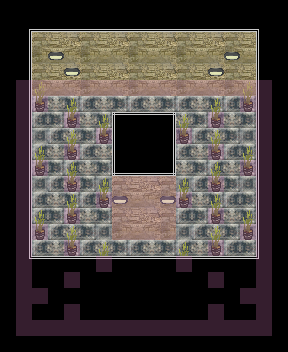

Below is a game level as drawn by its tile map, then a one-line description and the .tmx that defines it (tile-layer data replaced by summaries):
An orthogonal 18x22 tile map with 16x16 px tiles, 6 tile layers (floor, walls, props, above, ...), 2 tilesets and 3 objects.

<map version="1.10" tiledversion="1.11.0" orientation="orthogonal" renderorder="right-down" width="18" height="22" tilewidth="16" tileheight="16" infinite="0" nextlayerid="8" nextobjectid="6">
 <properties>
  <property name="music" value="res/audio/music/tsa.ogg" />
  <property name="music_speed" type="float" value="0.75" />
  <property name="music_volume" type="float" value="0.5" />
  <property name="tint" value="0,0,0,70" />
 </properties>
 <tileset firstgid="1" source="../tilesets/lodge.tsx" />
 <tileset firstgid="65" source="../entity/misc_entities_1x2.tsx" />
 <layer id="1" name="floor" width="18" height="22">
  <data>[396 cells, 180 non-empty, 4 distinct tile ids]</data>
 </layer>
 <layer id="2" name="walls" width="18" height="22">
  <data>[396 cells, 72 non-empty, 6 distinct tile ids]</data>
 </layer>
 <layer id="3" name="props" width="18" height="22">
  <data>[396 cells, 24 non-empty, 2 distinct tile ids]</data>
 </layer>
 <objectgroup id="7" name="entities">
  <object id="1" gid="85" x="144" y="240" width="16" height="32">
   <properties>
    <property name="anim_length" type="int" value="4" />
    <property name="anim_start" type="int" value="20" />
    <property name="collider">{
	"x": 0,
	"y": 16,
	"w": 16,
	"h": 16
}</property>
    <property name="file" value="res/data/entity/entrances/door.json" />
    <property name="height" type="int" value="0" />
    <property name="solid" type="bool" value="true" />
    <property name="warp_map" value="lodge/lodge2.tmx" />
    <property name="warp_x" type="int" value="23" />
    <property name="warp_y" type="int" value="7" />
   </properties>
  </object>
  <object id="3" gid="85" x="96" y="96" width="16" height="32">
   <properties>
    <property name="anim_length" type="int" value="4" />
    <property name="anim_start" type="int" value="20" />
    <property name="collider">{
	"x": 0,
	"y": 16,
	"w": 16,
	"h": 16
}</property>
    <property name="file" value="res/data/entity/entrances/door.json" />
    <property name="height" type="int" value="0" />
    <property name="solid" type="bool" value="true" />
    <property name="warp_map" value="lodge/lodge4.tmx" />
    <property name="warp_x" type="int" value="10" />
    <property name="warp_y" type="int" value="20" />
   </properties>
  </object>
  <object id="5" gid="85" x="176" y="96" width="16" height="32">
   <properties>
    <property name="anim_length" type="int" value="4" />
    <property name="anim_start" type="int" value="20" />
    <property name="collider">{
	"x": 0,
	"y": 16,
	"w": 16,
	"h": 16
}</property>
    <property name="file" value="res/data/entity/entrances/door.json" />
    <property name="height" type="int" value="0" />
    <property name="solid" type="bool" value="true" />
    <property name="warp_map" value="lodge/lodge4.tmx" />
    <property name="warp_x" type="int" value="30" />
    <property name="warp_y" type="int" value="8" />
   </properties>
  </object>
 </objectgroup>
 <layer id="4" name="above" width="18" height="22">
  <properties>
   <property name="height" type="int" value="1" />
  </properties>
  <data>[396 cells, 240 non-empty, 3 distinct tile ids]</data>
 </layer>
 <layer id="5" name="framing" width="18" height="22">
  <properties>
   <property name="height" type="int" value="1" />
  </properties>
  <data>[396 cells, 72 non-empty, 12 distinct tile ids]</data>
 </layer>
 <layer id="6" name="collision" width="18" height="22" opacity="0.25">
  <properties>
   <property name="draw" type="bool" value="false" />
  </properties>
  <data>[396 cells, 104 non-empty, 1 distinct tile ids]</data>
 </layer>
</map>
